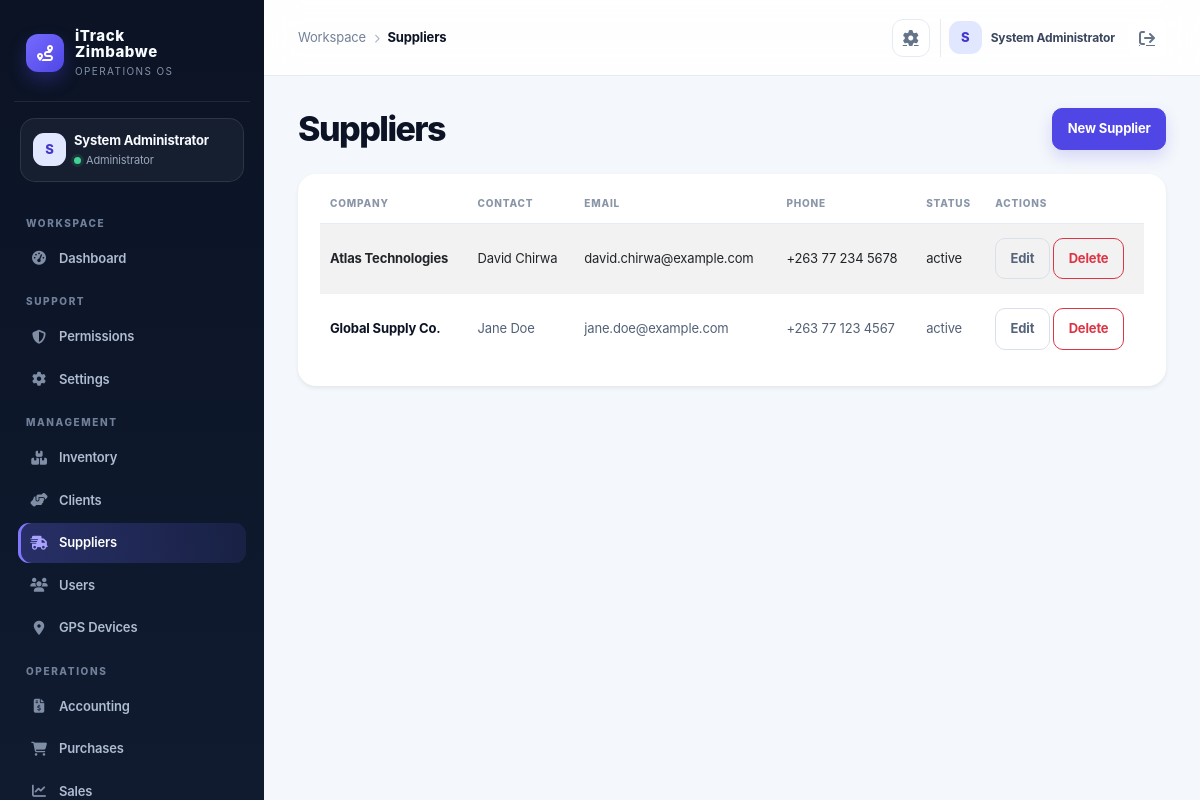
Screenshot of /index.php?controller=supplier (signed in) with the database file from the repository.
### tables this page shows
CREATE TABLE IF NOT EXISTS suppliers (
  id INT AUTO_INCREMENT PRIMARY KEY,
  company_name VARCHAR(150) NOT NULL,
  contact_name VARCHAR(150),
  email VARCHAR(150),
  phone VARCHAR(50),
  address TEXT,
  status VARCHAR(20) NOT NULL DEFAULT 'active',
  created_at TIMESTAMP DEFAULT CURRENT_TIMESTAMP
);

### app/controllers/SupplierController.php (called while the page is built, shortened)
<?php
class SupplierController extends Controller
{
    private Supplier $supplierModel;
    public function __construct()
    {
        $this->supplierModel = new Supplier();
    }
    public function index(): void
    {
        $this->view('suppliers/index', [
            'title' => 'Suppliers',
            'suppliers' => $this->supplierModel->all(),
        ]);
    }
}

### public/index.php (called while the page is built, shortened)
<?php
$uri = $_SERVER['REQUEST_URI'] ?? '/';
$controllerKey = $_GET['controller'] ?? null;
$actionKey = $_GET['action'] ?? null;
$route = $controllerKey ? [
    'controller' => ucfirst($controllerKey) . 'Controller',
    'action' => $actionKey ?? 'index',
] : Router::route($uri);
$actionName = $route['action'];
$controller = new $controllerName();
$controller->$actionName();

### app/core/Model.php (called while the page is built, shortened)
<?php
require_once dirname(__DIR__) . '/config/database.php';
abstract class Model
{
    protected PDO $db;
    public function __construct()
    {
        $this->db = Database::getInstance();
    }
    protected function fetchAll(string $sql, array $params = []): array
    {
        $stmt = $this->db->prepare($sql);
        $stmt->execute($params);
        return $stmt->fetchAll();
    }
    protected function execute(string $sql, array $params = []): int
    {
        $stmt = $this->db->prepare($sql);
        $stmt->execute($params);
        return $stmt->rowCount();
    }
}

### app/config/env.php (called while the page is built, shortened)
<?php
function loadEnv(): array
{
    static $loaded = null;
    if ($loaded !== null) {
        return $loaded;
    }
    $loaded = [];
    $envPath = dirname(__DIR__, 2) . '/.env';
    if (!is_readable($envPath)) {
        return $loaded;
    }
    return $loaded;
}
function env(string $key, $default = null)
{
    $vars = loadEnv();
    $value = getenv($key);
    return $value !== false ? $value : $default;
}

### app/config/app.php (called while the page is built)
<?php
require_once __DIR__ . '/env.php';
return [
    'app_name' => env('APP_NAME', 'iTrack Zimbabwe'),
    'debug' => filter_var(env('APP_DEBUG', false), FILTER_VALIDATE_BOOLEAN),
    'base_url' => env('APP_BASE_URL', '/itrack-zimbabwe'),
    'db' => [
        'host' => env('DB_HOST', '127.0.0.1'),
        'port' => env('DB_PORT', '3306'),
        'name' => env('DB_NAME', 'itrack_zimbabwe'),
        'user' => env('DB_USER', 'root'),
        'pass' => env('DB_PASS', ''),
    ],
    'session_name' => env('SESSION_NAME', 'itrack_session'),
    'csrf_token_name' => env('CSRF_TOKEN_NAME', 'csrf_token'),
    'upload_dir' => env('UPLOAD_DIR', dirname(__DIR__, 1) . '/uploads'),
    'openrouter_api_key' => env('OPENROUTER_API_KEY', ''),
    'openrouter_model' => env('OPENROUTER_MODEL', 'openrouter/free'),
];

### app/config/database.php (called while the page is built, shortened)
<?php
require_once dirname(__DIR__) . '/config/app.php';
class Database
{
    private static ?PDO $instance = null;
    public static function getInstance(): PDO
    {
        if (self::$instance === null) {
            $config = require dirname(__DIR__) . '/config/app.php';
            $mysqlEnabled = extension_loaded('pdo_mysql');
            if ($mysqlEnabled) {
                try {
                    $dsn = sprintf('mysql:host=%s;port=%s;dbname=%s;charset=utf8mb4', $config['db']['host'], $config['db']['port'], $config['db']['name']);
                    self::$instance = new PDO($dsn, $config['db']['user'], $config['db']['pass'], [
                        PDO::ATTR_ERRMODE => PDO::ERRMODE_EXCEPTION,
                        PDO::ATTR_DEFAULT_FETCH_MODE => PDO::FETCH_ASSOC,
                        PDO::ATTR_EMULATE_PREPARES => false,
                    ]);
                } catch (PDOException $exception) {
                    self::$instance = self::createSqliteInstance($config);
                }
            } else {
                self::$instance = self::createSqliteInstance($config);
            }
        }
        return self::$instance;
    }
}

### app/models/Supplier.php (called while the page is built, shortened)
<?php
require_once dirname(__DIR__) . '/core/Model.php';
class Supplier extends Model
{
    public function all(): array
    {
        return $this->fetchAll('SELECT * FROM suppliers ORDER BY company_name ASC');
    }
}

### app/views/suppliers/index.php (the view, shortened to what this page needs)
<div class="d-flex justify-content-between align-items-center mb-4">
    <h2 class="h4 mb-0">Suppliers</h2>
    <a class="btn btn-primary" href="/index.php?controller=supplier&action=create">New Supplier</a>
</div>
<div class="card shadow-sm border-0">
    <div class="card-body">
        <div class="table-responsive">
            <table class="table table-striped align-middle">
                <thead>
                    <tr>
                        <th>Company</th>
                        <th>Contact</th>
                        <th>Email</th>
                        <th>Phone</th>
                        <th>Status</th>
                        <th>Actions</th>
                    </tr>
                </thead>
                <tbody>
                    <?php foreach ($suppliers as $supplier): ?>
                        <tr>
                            <td><?= htmlspecialchars($supplier['company_name'] ?? '') ?></td>
                            <td><?= htmlspecialchars($supplier['contact_name'] ?? '') ?></td>
                            <td><?= htmlspecialchars($supplier['email'] ?? '') ?></td>
                            <td><?= htmlspecialchars($supplier['phone'] ?? '') ?></td>
                            <td><?= htmlspecialchars($supplier['status'] ?? '') ?></td>
                            <td>
                                <a class="btn btn-sm btn-outline-secondary" href="/index.php?controller=supplier&action=edit&id=<?= (int) ($supplier['id'] ?? 0) ?>">Edit</a>
                                <a class="btn btn-sm btn-outline-danger" href="/index.php?controller=supplier&action=delete&id=<?= (int) ($supplier['id'] ?? 0) ?>" onclick="return confirm('Delete this supplier?')">Delete</a>
                            </td>
                        </tr>
                    <?php endforeach; ?>
                </tbody>
            </table>
        </div>
    </div>
</div>

### app/views/layouts/main.php (style rules this page uses)
:root { --ink:#0b1324; --ink-2:#111d33; --muted:#738096; --line:#e6ebf2; --canvas:#f4f7fb; --card:#fff; --brand:#4f46e5; --brand-2:#6d5dfc; --mint:#13b981; --amber:#f59e0b; --danger:#e25555; --shadow:0 16px 40px rgba(15,23,42,.06); }
* { box-sizing:border-box; }
body { background:var(--canvas); color:var(--ink); margin:0; font-family:Inter,ui-sans-serif,system-ui,-apple-system,"Segoe UI",sans-serif; letter-spacing:-.01em; }
a { color:inherit; }
main h2.h4 { font-size:clamp(25px,3vw,34px); font-weight:800; letter-spacing:-.045em; line-height:1.1; }
main > .d-flex.justify-content-between { margin-bottom:24px !important; }
.card { border:1px solid var(--line); border-radius:18px; background:var(--card); box-shadow:var(--shadow); }
.card .card-body { padding:22px; }
.btn { border-radius:10px; font-weight:700; font-size:13px; padding:.63rem .9rem; }
.btn-primary { background:var(--brand); border-color:var(--brand); box-shadow:0 7px 15px rgba(79,70,229,.18); }
.table { margin:0; font-size:13px; }
.table thead th { color:#8a96a8; border-bottom:1px solid var(--line); text-transform:uppercase; letter-spacing:.08em; font-size:10px; font-weight:800; padding:0 10px 12px; white-space:nowrap; }
.table tbody td { padding:14px 10px; border-color:#eef1f5; color:#526076; vertical-align:middle; }
.table tbody tr:last-child td { border-bottom:0; }
.table tbody td:first-child { color:var(--ink); font-weight:750; }
.table-striped>tbody>tr:nth-of-type(odd)>* { --bs-table-accent-bg:#fafbfe; color:inherit; }
.table-responsive { border-radius:12px; }
.btn-outline-secondary { color:#56647a; border-color:#d9e0eb; }

### rows the page displays
suppliers: company_name "Atlas Technologies", contact_name "David Chirwa", email "david.chirwa@example.com", phone "+263 77 234 5678", status "active"
suppliers: company_name "Global Supply Co.", contact_name "Jane Doe", email "jane.doe@example.com", phone "+263 77 123 4567", status "active"

### other values shown
$initials "S"
$user['name'] "System Administrator"
$role "Administrator"
$group "WORKSPACE"
$item['label'] "Dashboard"
$group "SUPPORT"
$item['label'] "Permissions"
$item['label'] "Settings"
$group "MANAGEMENT"
$item['label'] "Inventory"
$item['label'] "Clients"
$item['label'] "Suppliers"
$item['label'] "Users"
$item['label'] "GPS Devices"
$group "OPERATIONS"
